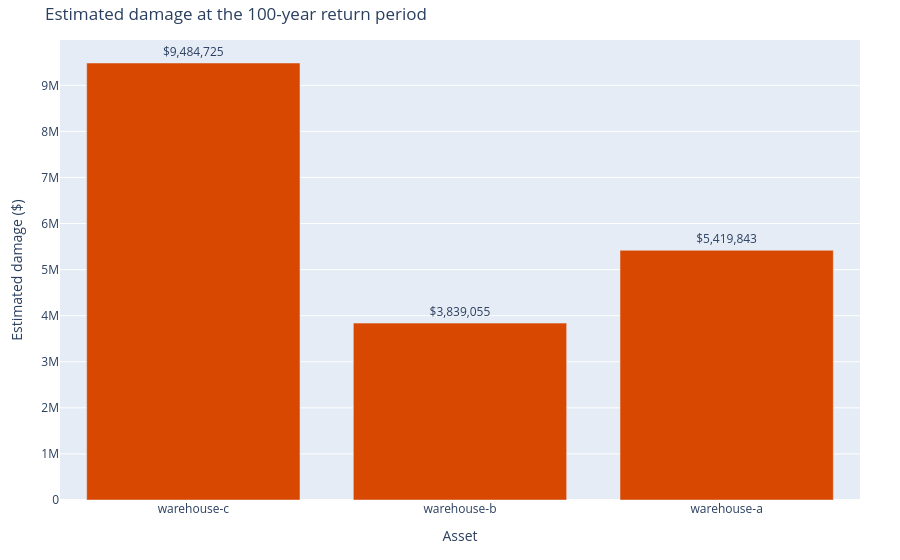

This figure's notebook cell:
### Code cell
design = comparison[comparison["return_period"] == 100]
fig_damage = go.Figure(
    go.Bar(
        x=design["asset_id"],
        y=design["estimated_damage"],
        marker_color="#D94801",
        text=[f"${v:,.0f}" for v in design["estimated_damage"]],
        textposition="outside",
        customdata=np.stack(
            [design["depth_m"], design["damage_ratio"], design["replacement_value"]],
            axis=-1,
        ),
        hovertemplate=(
            "%{x}<br>damage=$%{y:,.0f}"
            "<br>depth=%{customdata[0]:.3f} m"
            "<br>ratio=%{customdata[1]:.3f}"
            "<br>replacement=$%{customdata[2]:,.0f}<extra></extra>"
        ),
    )
)
fig_damage.update_layout(
    title="Estimated damage at the 100-year return period",
    xaxis_title="Asset",
    yaxis_title="Estimated damage ($)",
    margin=dict(l=60, r=40, t=40, b=60),
)
fig_damage.show()

### Figure 1 — Plotly figure (JSON) as saved in the notebook; plotly's stock layout.template omitted (floating-point values rounded to 4 significant figures)
{"data": [{"customdata": [[1.702, 0.4517, 21000000.0], [1.702, 0.4517, 8500000.0], [1.702, 0.4517, 12000000.0]], "hovertemplate": "%{x}<br>damage=$%{y:,.0f}<br>depth=%{customdata[0]:.3f} m<br>ratio=%{customdata[1]:.3f}<br>replacement=$%{customdata[2]:,.0f}<extra></extra>", "marker": {"color": "#D94801"}, "text": ["$9,484,725", "$3,839,055", "$5,419,843"], "textposition": "outside", "type": "bar", "x": ["warehouse-c", "warehouse-b", "warehouse-a"], "y": [9485000.0, 3839000.0, 5420000.0]}], "layout": {"margin": {"b": 60, "l": 60, "r": 40, "t": 40}, "title": {"text": "Estimated damage at the 100-year return period"}, "xaxis": {"title": {"text": "Asset"}}, "yaxis": {"title": {"text": "Estimated damage ($)"}}}}
